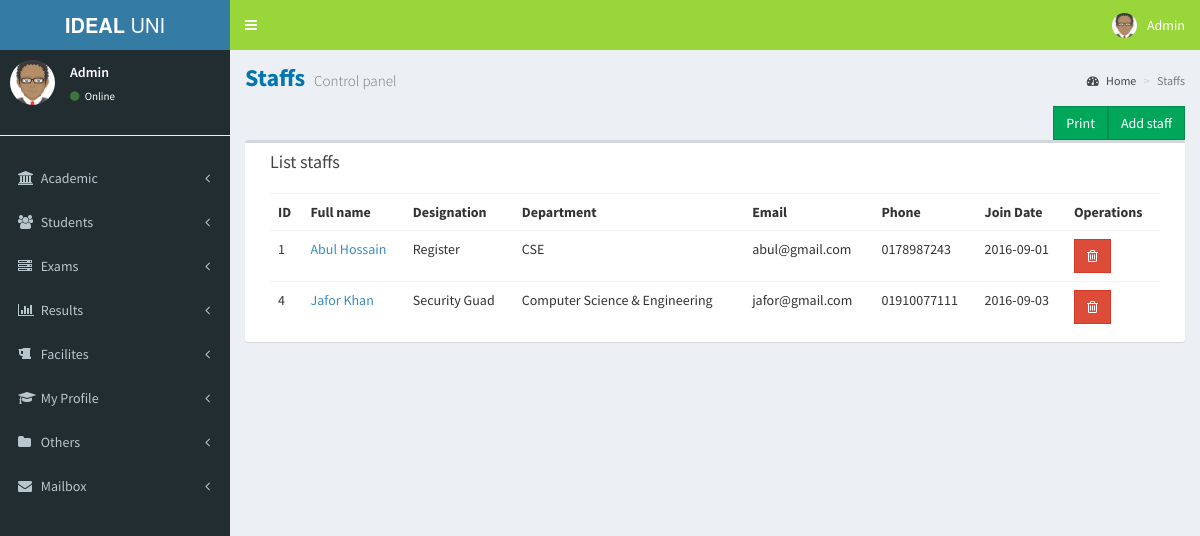
The page /staffs.php (signed in) on the database its author committed.
### tables this page shows
CREATE TABLE `staff` (
  `id` int(11) NOT NULL,
  `name` varchar(200) NOT NULL,
  `degree` text NOT NULL,
  `designation` varchar(200) NOT NULL,
  `email` varchar(200) NOT NULL,
  `password` varchar(200) NOT NULL,
  `gender` varchar(200) NOT NULL,
  `joindate` date NOT NULL,
  `address` text NOT NULL,
  `phone` varchar(200) NOT NULL,
  `department` varchar(200) NOT NULL,
  `datetime` datetime NOT NULL
);

### staffs.php (the view, shortened to what this page needs)
<?php
include("header.php");
include("leftsidebar.php");
?>
<div class="content-wrapper">
    <section class="content-header">
        <h1>
            Staffs
            <small>Control panel</small>
        </h1>
        <ol class="breadcrumb">
            <li><a href="adminhome.php"><i class="fa fa-dashboard"></i> Home</a></li>
            <li class="active">Staffs</li>
        </ol>
    </section>
    <section class="content ng-scope">
        <a href=" staffs.php?addstaff=yes"  class="floatRTL btn btn-success btn-flat pull-right marginBottom15 no-print ng-binding">Add staff</a>
        <a href="javascript:window.print()" class="floatRTL btn btn-success btn-flat pull-right marginBottom15 no-print ng-binding">Print</a>
        <div class="box col-xs-12">
            <div class="box-header">
                <h3 class="box-title ng-binding">List staffs</h3>
            </div>
            <div class="box-body table-responsive">
                <table class="table table-hover">
                    <tbody><tr>
                            <th class="ng-binding">ID</th>
                            <th class="ng-binding">Full name</th>
                            <th class="ng-binding">Designation</th>
                            <th class="ng-binding">Department</th>
                            <th class="ng-binding">Email</th>
                            <th class="ng-binding">Phone</th>
                            <th class="ng-binding">Join Date</th>
                            <th class="no-print ng-binding">Operations</th>
                        </tr>
                        <?php
                        $sql = "SELECT * FROM staff";
                        $result = $conn->query($sql);
                        if ($result->num_rows > 0) {
                            while ($row = $result->fetch_assoc()) {
                                $id = $row["id"];
                                ?>
                                <tr total-items="totalItems" ng-repeat="staff in staffs| itemsPerPage:20" class="ng-scope">
                                    <td class="ng-binding"><?= $row["id"]; ?></td>
                                    <td>
                                        <a href="staffs.php?id=<?= $id; ?>&viewstaff=yes" class="ng-binding"><?= $row["name"]; ?></a>
                                    </td>
                                    <td class="ng-binding"><?= $row["designation"]; ?></td>
                                    <td class="ng-binding"><?= $row["department"]; ?></td>
                                    <td class="ng-binding"><?= $row["email"]; ?></td>
                                    <td class="ng-binding"><?= $row["phone"]; ?></td>
                                    <td class="ng-binding"><?= $row["joindate"]; ?></td>
                                    <td class="no-print">
                                        <a href="staffs.php?id=<?= $id; ?>&deletestaff=yes" type="button" class="btn btn-danger btn-flat" title="" tooltip="" data-original-title="Remove"><i class="fa fa-trash-o"></i></a>
                                    </td>
                                </tr>
                                <?php
                            }
                        } else {
                            echo ' <tr   class="ng-hide"><td class="noTableData ng-binding" colspan="5">No Staff</td></tr>';
                        }
                        ?>
                    </tbody></table>
            </div>
        </div>
    </section>
</div>
<?php
include("footer.php");
?>

### rows shown on the page
staff: id "1", name "Abul Hossain", designation "Register", department "CSE", email "abul@gmail.com", phone "0178987243", joindate "2016-09-01"
staff: id "4", name "Jafor Khan", designation "Security Guad", department "Computer Science & Engineering", email "jafor@gmail.com", phone "01910077111", joindate "2016-09-03"

### other values the page prints
$LOGIN_NAME "Admin"
